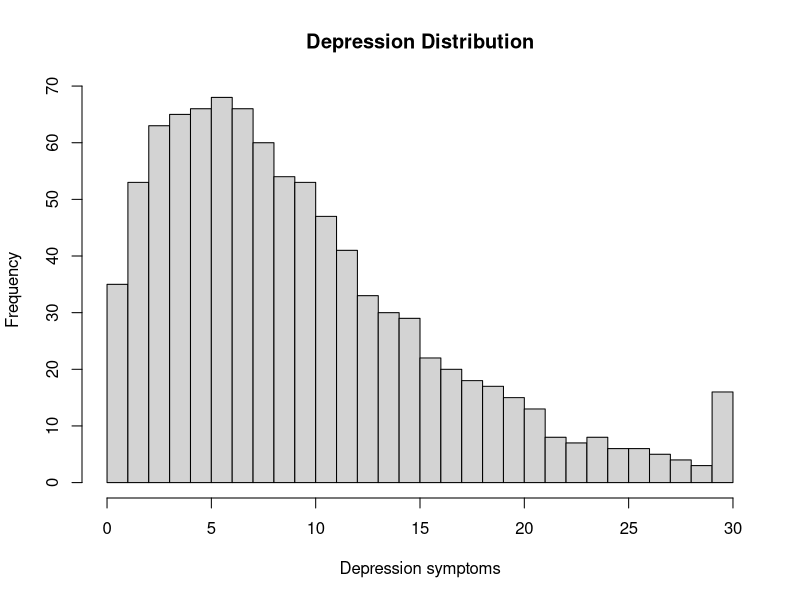
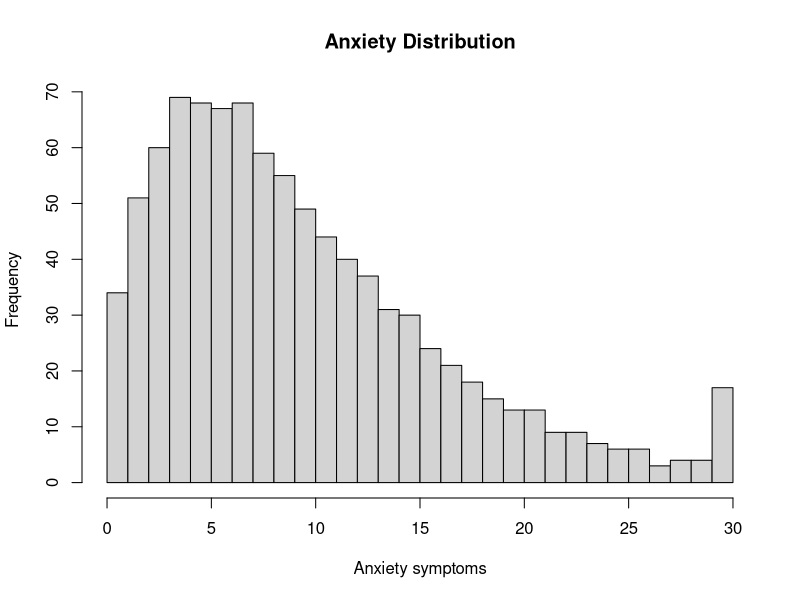
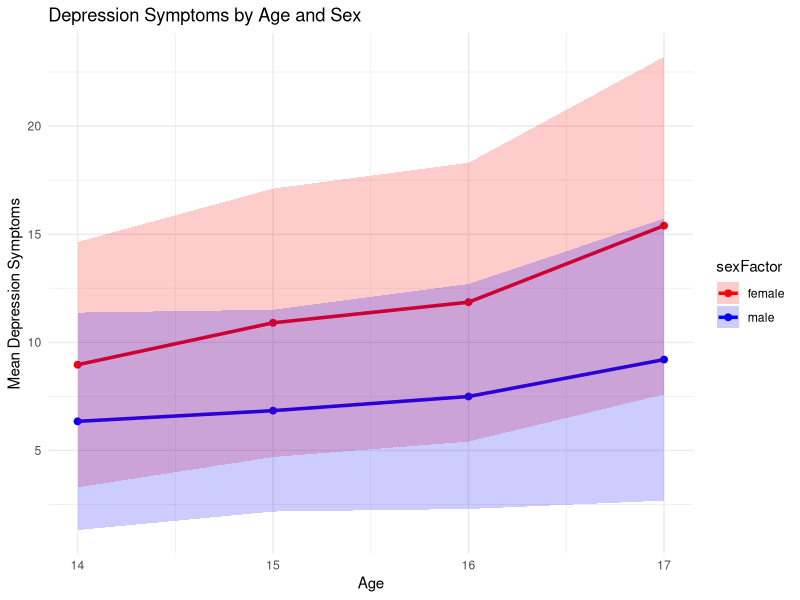
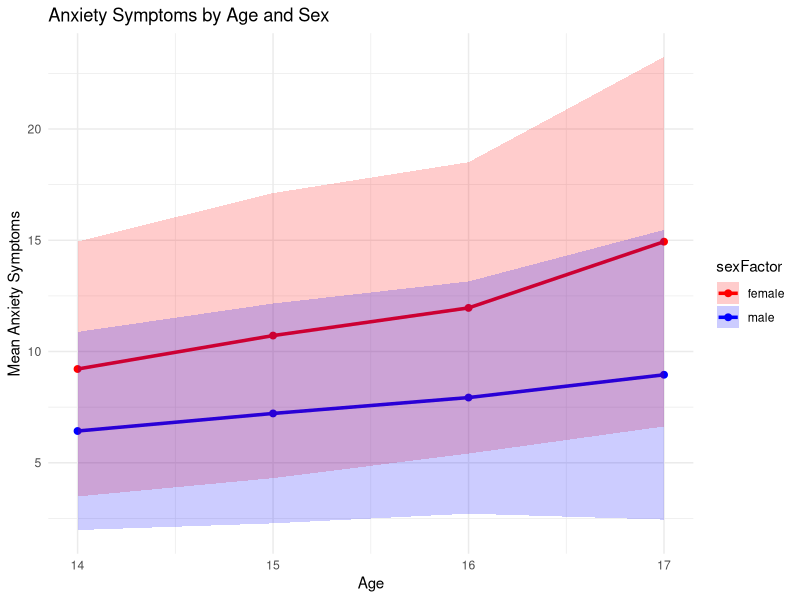

The R script that drew these images, in order:
## ---- chunk 1
library("MASS")
library("psych")
library("tidyverse")
## ---- chunk 2
set.seed(52242)

# -----------------------------
# 1. Settings
# -----------------------------
N <- 250
ages <- 14:17
n_time <- length(ages)

# Participant-level info
id <- 1:N
sex <- rbinom(N, 1, 0.5)  # 0=female, 1=male

df <- expand.grid(ID = id, age = ages) %>%
  arrange(ID, age) %>%
  mutate(sex = rep(sex, each = n_time))

# -----------------------------
# 2. Random intercepts (person-level)
# -----------------------------
# Correlated latent traits: depression, anxiety, sleep, SES
Sigma_u <- matrix(c(
  6.0, 3.0, -0.5, -0.3,
  3.0, 6.0, -0.4, -0.3,
 -0.5,-0.4, 1.0, 0.5,
 -0.3,-0.3, 0.5, 1.0
), nrow=4, byrow=TRUE)

u <- mvrnorm(N, mu=c(0,0,0,0), Sigma=Sigma_u)
colnames(u) <- c("u_dep","u_anx","u_sleep","u_ses")
df <- df %>%
  left_join(data.frame(ID=id, u_dep=u[,1], u_anx=u[,2], u_sleep=u[,3], u_ses=u[,4]), by="ID")

# -----------------------------
# 3. Time-varying residuals
# -----------------------------
Sigma_e <- matrix(c(
  2.0, 1.0, -0.3, -0.2,
  1.0, 2.0, -0.2, -0.2,
 -0.3,-0.2, 0.5, 0.3,
 -0.2,-0.2, 0.3, 0.5
), nrow=4, byrow=TRUE)

res <- lapply(1:N, function(i){
  mvrnorm(n_time, mu=c(0,0,0,0), Sigma=Sigma_e)
})
res <- do.call(rbind, res)
colnames(res) <- c("e_dep","e_anx","e_sleep","e_ses")
df <- bind_cols(df, as.data.frame(res))

# -----------------------------
# 4. Fixed effects
# -----------------------------
beta_age_dep <- 1.0
beta_age_anx <- 0.8
beta_sex_dep <- -2
beta_sex_anx <- -2
beta_age_sex_dep <- -0.4
beta_age_sex_anx <- -0.3
beta_ses_dep <- -0.5
beta_ses_anx <- -0.5
beta_sleep_dep <- -0.3
beta_sleep_anx <- -0.2

# -----------------------------
# 5. Compute SES (z-scored)
# -----------------------------
df$ses_cont <- df$u_ses + df$e_ses
df$ses <- as.numeric(scale(df$ses_cont))

# -----------------------------
# 6. Compute Sleep (5-10 hrs)
# -----------------------------
df$sleep_cont <- df$u_sleep + df$e_sleep
df$sleep <- pmin(pmax(8 + df$sleep_cont, 5), 10)

# -----------------------------
# 7. Compute latent depression & anxiety
# -----------------------------
df$depression_latent <- df$u_dep + (beta_age_dep + beta_age_sex_dep*df$sex)*(df$age-14) +
                        beta_sex_dep*df$sex + beta_ses_dep*df$ses + beta_sleep_dep*df$sleep +
                        df$e_dep

df$anxiety_latent <- df$u_anx + (beta_age_anx + beta_age_sex_anx*df$sex)*(df$age-14) +
                     beta_sex_anx*df$sex + beta_ses_anx*df$ses + beta_sleep_anx*df$sleep +
                     df$e_anx

# -----------------------------
# 8. Transform to skewed counts (preserve correlations)
# -----------------------------
# Rank transform latent variables
df$depression <- round(pmin(qgamma(rank(df$depression_latent)/length(df$depression_latent), shape=2, scale=5), 30))
df$anxiety    <- round(pmin(qgamma(rank(df$anxiety_latent)/length(df$anxiety_latent), shape=2, scale=5), 30))

# -----------------------------
# 9. Introduce attrition
# -----------------------------
df <- df %>%
  mutate(p_dropout = case_when(
    age == 14 ~ 0.00,
    age == 15 ~ 0.05,
    age == 16 ~ 0.10,
    age == 17 ~ 0.15
  ),
  keep = rbinom(n(), 1, 1 - p_dropout)) %>%
  filter(keep == 1) %>%
  select(-p_dropout, -keep)

# -----------------------------
# 10. Factorize sex for plotting
# -----------------------------
df$sexFactor <- NA
df$sexFactor[which(df$sex == 0)] <- "female"
df$sexFactor[which(df$sex == 1)] <- "male"
df$sexFactor <- factor(df$sexFactor)

# -----------------------------
# 11. Final dataset
# -----------------------------
df <- df %>% select(ID, age, sex, sexFactor, ses, sleep, depression, anxiety)
## ---- chunk 3
describe(df)

cor(
  x = df %>% select(depression, anxiety, sleep, ses),
  use = "pairwise.complete.obs")

head(df)
## ---- chunk 4
hist(
  df$depression,
  breaks = 30,
  main = "Depression Distribution",
  xlab = "Depression symptoms")
## ---- chunk 5
hist(
  df$anxiety,
  breaks = 30,
  main = "Anxiety Distribution",
  xlab = "Anxiety symptoms")
## ---- chunk 6
# --- Summarize mean + SD by age and sex ---
df_summary <- df %>%
  group_by(age, sexFactor) %>%
  summarize(
    mean_dep = mean(depression, na.rm=TRUE),
    sd_dep   = sd(depression, na.rm=TRUE),
    mean_anx = mean(anxiety, na.rm=TRUE),
    sd_anx   = sd(anxiety, na.rm=TRUE),
    n        = n(),
    .groups = "drop"
  )

# --- Plot Depression by Age and Sex ---
ggplot(df_summary, aes(x=age, y=mean_dep, color=sexFactor)) +
  geom_line(size=1.2) +
  geom_point(size=2) +
  geom_ribbon(aes(ymin=mean_dep-sd_dep, ymax=mean_dep+sd_dep, fill=sexFactor), alpha=0.2, color=NA) +
  labs(title="Depression Symptoms by Age and Sex",
       x="Age", y="Mean Depression Symptoms") +
  theme_minimal() +
  scale_color_manual(values=c("female"="red", "male"="blue")) +
  scale_fill_manual(values=c("female"="red", "male"="blue"))

# --- Plot Anxiety by Age and Sex ---
ggplot(df_summary, aes(x=age, y=mean_anx, color=sexFactor)) +
  geom_line(size=1.2) +
  geom_point(size=2) +
  geom_ribbon(aes(ymin=mean_anx-sd_anx, ymax=mean_anx+sd_anx, fill=sexFactor), alpha=0.2, color=NA) +
  labs(title="Anxiety Symptoms by Age and Sex",
       x="Age", y="Mean Anxiety Symptoms") +
  theme_minimal() +
  scale_color_manual(values=c("female"="red", "male"="blue")) +
  scale_fill_manual(values=c("female"="red", "male"="blue"))
